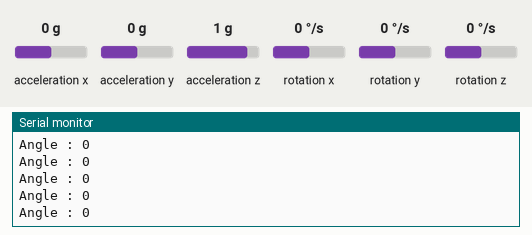
Simulated run of this sketch. Board: Arduino Uno, built with avr-gcc and run on an emulated ATmega328P. On the bench: the last lines printed to the serial monitor. The test bench sets the inputs (shaded band); at power-on: rotation z 0 °/s, acceleration x 0 g, acceleration y 0 g, acceleration z 1 g, rotation x 0 °/s, rotation y 0 °/s.

Above: at 3.2 s.
3.3 s: rotation z set to -192 °/s
At 4.4 s:
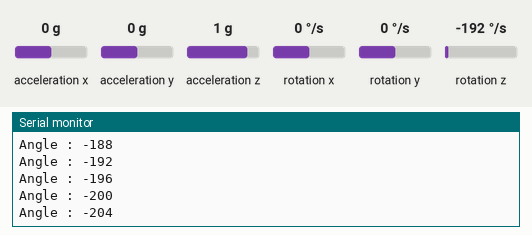
6.3 s: rotation z set to -100 °/s
At 6.9 s:
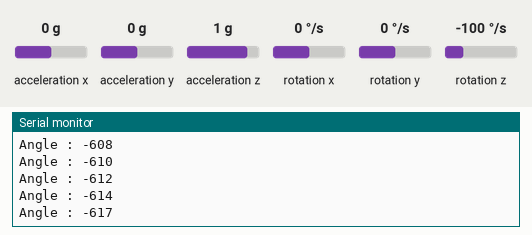
13.8 s: rotation z set to 192 °/s
At 14.4 s:
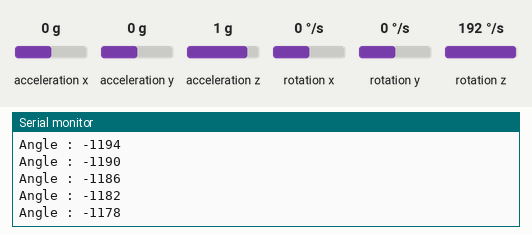
16.8 s: rotation z set to -192 °/s
At 17.6 s:
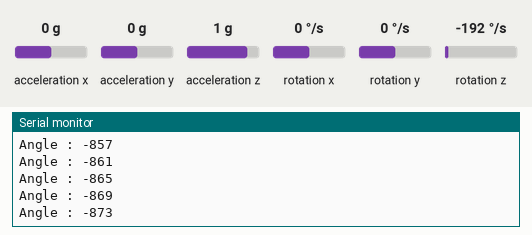
Timing chart, 0 to 19.8 s (numbered marks = the images above; inputs shaded):
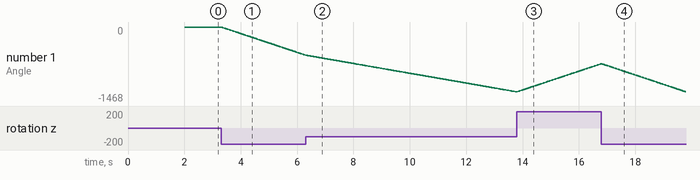

Measured:
- after the input at 3.3 s, the serial monitor: prints a new line at once (image 1)
- plotted number 1: 0 → -558 after the input at 3.3 s

The sketch:

GetAngle.ino
```cpp
// (licence header left out)
#include "Wire.h"
#include <MPU6050_light.h>

MPU6050 mpu(Wire);
unsigned long timer = 0;

void setup() {
  Serial.begin(9600);
  Wire.begin();

  byte status = mpu.begin();
  Serial.print(F("MPU6050 status: "));
  Serial.println(status);
  while(status!=0){ } // stop everything if could not connect to MPU6050

  Serial.println(F("Calculating offsets, do not move MPU6050"));
  delay(1000);
  // mpu.upsideDownMounting = true; // uncomment this line if the MPU6050 is mounted upside-down
  mpu.calcOffsets(); // gyro and accelero
  Serial.println("Done!\n");
}

void loop() {
  mpu.update();

  if((millis()-timer)>20){ // print data every 10ms
	Serial.print("Angle : ");
	Serial.println((int)ceil(mpu.getAngleZ()));
	timer = millis();
  }
}
```
